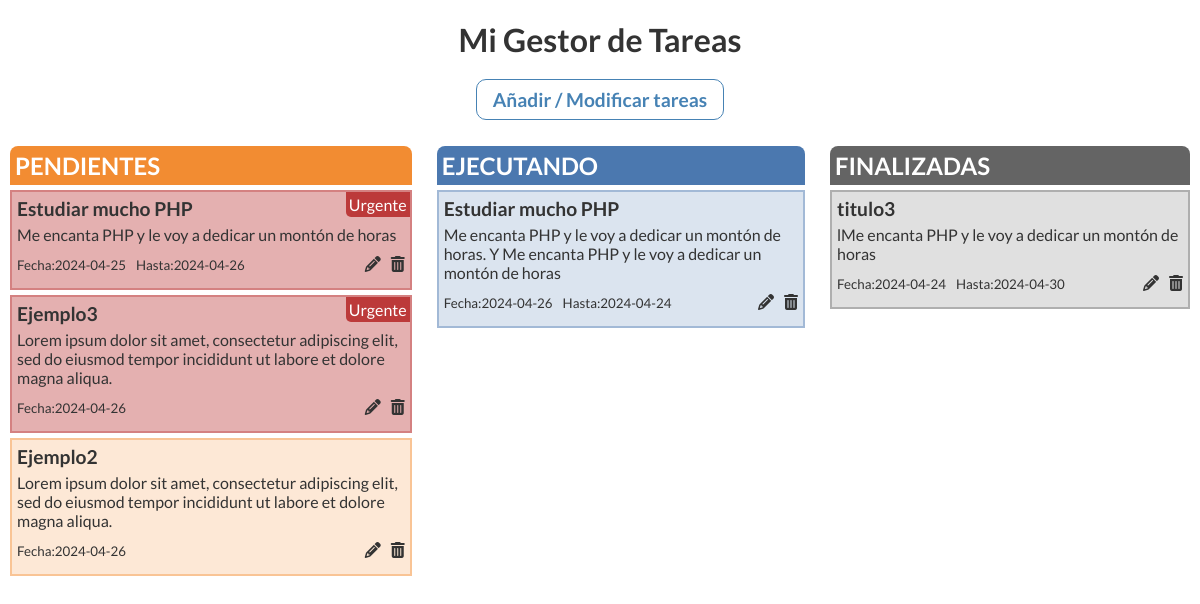
The page / on the database its author committed.
### tables this page shows
CREATE TABLE `tareas` (
  `id` int(3) NOT NULL,
  `titulo` varchar(30) NOT NULL,
  `descr` varchar(300) NOT NULL,
  `estado` varchar(15) NOT NULL,
  `fecha` timestamp NOT NULL DEFAULT CURRENT_TIMESTAMP,
  `vencimiento` date DEFAULT NULL
);

### index.php (the view, shortened to what this page needs)
<?php
include "./connection.php";
$select = "SELECT * FROM tareas";
$select_prepare = $conn->prepare($select);
$select_prepare->execute();
$resultado_select = $select_prepare->fetchAll();
?>
<html lang="es">
<head>
    <link rel="stylesheet" href="css/style.css">
</head>
<body>
    <header>
         <h1>Mi Gestor de Tareas</h1>
    </header>
    <main>
        <details>
            <summary>
               <h2>Añadir / Modificar tareas</h2>
            </summary>
        </details>
        <section class="tareas">
            <div class="pendiente">
                <h2>PENDIENTES</h2>
                <?php foreach ($resultado_select as $row) : ?>
                    <?php if ($row["estado"] == "urgente") : ?>
                        <div class="tarea urgente">
                            <h3><?php echo $row["titulo"]; ?></h3>
                            <p><?php echo $row["descr"]; ?></p>
                            <p class="ur">Urgente</p>
                            <div class="small">
                                <ul>
                                    <li><small>Fecha:<?php $fecha = $row["fecha"];
                                                        echo date("Y-m-d", strtotime($fecha)); ?></small></li>
                                    <?php if ($row["vencimiento"] !== NULL) : ?>
                                        <li><small>Hasta:<?php echo $row["vencimiento"]; ?></small></li>
                                    <?php endif; ?>
                                </ul>
                                <ul>
                                    <li>
                                        <a href="index.php?id=<?= $row["id"] ?>&titulo=<?= $row["titulo"] ?>&descr=<?= $row["descr"] ?>&vencimiento=<?= $row["vencimiento"] ?>"><i class="fa-solid fa-pencil"></i></a>
                                    </li>
                                    <li>
                                        <a href="delete.php?id=<?= $row["id"] ?>"><i class="fa-solid fa-trash-can"></i></a>
                                    </li>
                                </ul>
                            </div>
                        </div>
                    <?php endif; ?>
                <?php endforeach; ?>
                <?php foreach ($resultado_select as $row) : ?>
                    <?php if ($row["estado"] == "pendiente") : ?>
                        <div class="tarea">
                            <h3><?php echo $row["titulo"]; ?></h3>
                            <p><?php echo $row["descr"]; ?></p>
                            <div class="small">
                                <ul>
                                    <li><small>Fecha:<?php $fecha = $row["fecha"];
                                                        echo date("Y-m-d", strtotime($fecha)); ?></small></li>
                                </ul>
                                <ul>
                                    <li>
                                        <a href="index.php?id=<?= $row["id"] ?>&titulo=<?= $row["titulo"] ?>&descr=<?= $row["descr"] ?>&vencimiento=<?= $row["vencimiento"] ?>"><i class="fa-solid fa-pencil"></i></a>
                                    </li>
                                    <li>
                                        <a href="delete.php?id=<?= $row["id"] ?>"><i class="fa-solid fa-trash-can"></i></a>
                                    </li>
                                </ul>
                            </div>
                        </div>
                    <?php endif; ?>
                <?php endforeach; ?>
            </div>
            <div class="ejecucion">
                <h2>EJECUTANDO</h2>
                <?php foreach ($resultado_select as $row) : ?>
                    <?php if ($row["estado"] == "ejecucion") : ?>
                        <div class="tarea">
                            <h3><?php echo $row["titulo"]; ?></h3>
                            <p><?php echo $row["descr"]; ?></p>
                            <div class="small">
                                <ul>
                                    <li><small>Fecha:<?php $fecha = $row["fecha"];
                                                        echo date("Y-m-d", strtotime($fecha)); ?></small></li>
                                    <?php if ($row["vencimiento"] !== NULL) : ?>
                                        <li><small>Hasta:<?php echo $row["vencimiento"]; ?></small></li>
                                    <?php endif; ?>
                                </ul>
                                <ul>
                                    <li>
                                        <a href="index.php?id=<?= $row["id"] ?>&titulo=<?= $row["titulo"] ?>&descr=<?= $row["descr"] ?>&vencimiento=<?= $row["vencimiento"] ?>"><i class="fa-solid fa-pencil"></i></a>
                                    </li>
                                    <li>
                                        <a href="delete.php?id=<?= $row["id"] ?>"><i class="fa-solid fa-trash-can"></i></a>
                                    </li>
                                </ul>
                            </div>
                        </div>
                    <?php endif; ?>
                <?php endforeach; ?>
            </div>
            <div class="finalizada">
                <h2>FINALIZADAS</h2>
                <?php foreach ($resultado_select as $row) : ?>
                    <?php if ($row["estado"] == "finalizada") : ?>
                        <div class="tarea">
                            <h3><?php echo $row["titulo"]; ?></h3>
                            <p><?php echo $row["descr"]; ?></p>
                            <div class="small">
                                <ul>
                                    <li><small>Fecha:<?php $fecha = $row["fecha"];
                                                        echo date("Y-m-d", strtotime($fecha)); ?></small></li>
                                    <?php if ($row["vencimiento"] !== NULL) : ?>
                                        <li><small>Hasta:<?php echo $row["vencimiento"]; ?></small></li>
                                    <?php endif; ?>
                                </ul>
                                <ul>
                                    <li>
                                        <a href="index.php?id=<?= $row["id"] ?>&titulo=<?= $row["titulo"] ?>&descr=<?= $row["descr"] ?>&vencimiento=<?= $row["vencimiento"] ?>"><i class="fa-solid fa-pencil"></i></a>
                                    </li>
                                    <li>
                                        <a href="delete.php?id=<?= $row["id"] ?>"><i class="fa-solid fa-trash-can"></i></a>
                                    </li>
                                </ul>
                            </div>
                        </div>
                    <?php endif; ?>
                <?php endforeach; ?>
            </div>
        </section>
    </main>
</body>
</html>

### css/style.css (style rules this page uses)
:root { --color-text: #333; --color-border: #00000033; --color-red: 188, 58, 58; --color-yellow: 242, 140, 50; --color-blue: 75, 120, 175; --color-gray: 100, 100, 100; color: rgb(242, 140, 50) !important; }
* { margin: 0; padding: 0; box-sizing: border-box; font-family: "Lato", Arial, Helvetica, sans-serif; color: var(--color-text); list-style: none; text-decoration: none; }
h1 { text-align: center; font-size: 2rem; font-weight: bold; margin: 20px 0; }

### rows shown on the page
tareas: titulo "Estudiar mucho PHP", descr "Me encanta PHP y le voy a dedicar un montón de horas", fecha "2024-04-25", vencimiento "2024-04-26"
tareas: titulo "Ejemplo3", descr "Lorem ipsum dolor sit amet, consectetur adipiscing elit, sed do eiusmod tempor incididunt ut labore et dolore magna aliqua.", fecha "2024-04-26"
tareas: titulo "Ejemplo2", descr "Lorem ipsum dolor sit amet, consectetur adipiscing elit, sed do eiusmod tempor incididunt ut labore et dolore magna aliqua.", fecha "2024-04-26"
tareas: titulo "Estudiar mucho PHP", descr "Me encanta PHP y le voy a dedicar un montón de horas. Y Me encanta PHP y le voy a dedicar un montón de horas", fecha "2024-04-26", vencimiento "2024-04-24"
tareas: titulo "titulo3", descr "lMe encanta PHP y le voy a dedicar un montón de horas", fecha "2024-04-24", vencimiento "2024-04-30"
